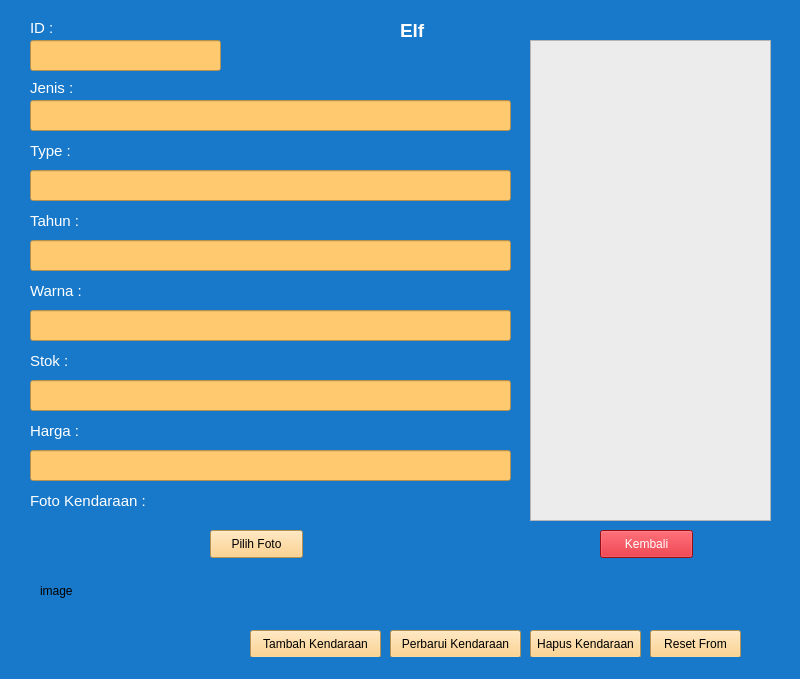
<?xml version="1.0" encoding="UTF-8"?>
<ui version="4.0">
 <class>MainWindow</class>
 <widget class="QMainWindow" name="MainWindow">
  <property name="geometry">
   <rect>
    <x>0</x>
    <y>0</y>
    <width>800</width>
    <height>679</height>
   </rect>
  </property>
  <property name="windowTitle">
   <string>MainWindow</string>
  </property>
  <property name="styleSheet">
   <string notr="true">background-color: rgb(0, 170, 255);
background-color: rgb(24, 121, 202);</string>
  </property>
  <widget class="QWidget" name="centralwidget">
   <widget class="QLabel" name="label_9">
    <property name="geometry">
     <rect>
      <x>30</x>
      <y>280</y>
      <width>121</width>
      <height>21</height>
     </rect>
    </property>
    <property name="font">
     <font>
      <pointsize>11</pointsize>
     </font>
    </property>
    <property name="styleSheet">
     <string notr="true">color: rgb(255, 255, 255);</string>
    </property>
    <property name="text">
     <string>Warna :</string>
    </property>
   </widget>
   <widget class="QLineEdit" name="lineEdit_stok">
    <property name="geometry">
     <rect>
      <x>30</x>
      <y>380</y>
      <width>481</width>
      <height>31</height>
     </rect>
    </property>
    <property name="styleSheet">
     <string notr="true">background-color: rgb(220, 220, 220);
background-color: rgb(255, 202, 111);</string>
    </property>
   </widget>
   <widget class="QLabel" name="label_8">
    <property name="geometry">
     <rect>
      <x>30</x>
      <y>210</y>
      <width>121</width>
      <height>21</height>
     </rect>
    </property>
    <property name="font">
     <font>
      <pointsize>11</pointsize>
     </font>
    </property>
    <property name="styleSheet">
     <string notr="true">color: rgb(255, 255, 255);</string>
    </property>
    <property name="text">
     <string>Tahun :</string>
    </property>
   </widget>
   <widget class="QLineEdit" name="lineEdit_id">
    <property name="geometry">
     <rect>
      <x>30</x>
      <y>40</y>
      <width>191</width>
      <height>31</height>
     </rect>
    </property>
    <property name="styleSheet">
     <string notr="true">background-color: rgb(255, 202, 111);</string>
    </property>
   </widget>
   <widget class="QLineEdit" name="lineEdit_tahun">
    <property name="geometry">
     <rect>
      <x>30</x>
      <y>240</y>
      <width>481</width>
      <height>31</height>
     </rect>
    </property>
    <property name="styleSheet">
     <string notr="true">background-color: rgb(220, 220, 220);
background-color: rgb(255, 202, 111);</string>
    </property>
   </widget>
   <widget class="QLabel" name="label_6">
    <property name="geometry">
     <rect>
      <x>30</x>
      <y>80</y>
      <width>111</width>
      <height>16</height>
     </rect>
    </property>
    <property name="font">
     <font>
      <pointsize>11</pointsize>
     </font>
    </property>
    <property name="styleSheet">
     <string notr="true">color: rgb(255, 255, 255);</string>
    </property>
    <property name="text">
     <string>Jenis :</string>
    </property>
   </widget>
   <widget class="QLineEdit" name="lineEdit_jenis">
    <property name="geometry">
     <rect>
      <x>30</x>
      <y>100</y>
      <width>481</width>
      <height>31</height>
     </rect>
    </property>
    <property name="styleSheet">
     <string notr="true">background-color: rgb(255, 202, 111);</string>
    </property>
   </widget>
   <widget class="QLabel" name="label_5">
    <property name="geometry">
     <rect>
      <x>30</x>
      <y>20</y>
      <width>41</width>
      <height>16</height>
     </rect>
    </property>
    <property name="font">
     <font>
      <pointsize>11</pointsize>
     </font>
    </property>
    <property name="styleSheet">
     <string notr="true">color: rgb(255, 255, 255);</string>
    </property>
    <property name="text">
     <string>ID :</string>
    </property>
   </widget>
   <widget class="QLabel" name="label_7">
    <property name="geometry">
     <rect>
      <x>30</x>
      <y>140</y>
      <width>111</width>
      <height>21</height>
     </rect>
    </property>
    <property name="font">
     <font>
      <pointsize>11</pointsize>
     </font>
    </property>
    <property name="styleSheet">
     <string notr="true">color: rgb(255, 255, 255);</string>
    </property>
    <property name="text">
     <string>Type :</string>
    </property>
   </widget>
   <widget class="QLabel" name="label_12">
    <property name="geometry">
     <rect>
      <x>30</x>
      <y>350</y>
      <width>121</width>
      <height>21</height>
     </rect>
    </property>
    <property name="font">
     <font>
      <pointsize>11</pointsize>
     </font>
    </property>
    <property name="styleSheet">
     <string notr="true">color: rgb(255, 255, 255);</string>
    </property>
    <property name="text">
     <string>Stok :</string>
    </property>
   </widget>
   <widget class="QLineEdit" name="lineEdit_warna">
    <property name="geometry">
     <rect>
      <x>30</x>
      <y>310</y>
      <width>481</width>
      <height>31</height>
     </rect>
    </property>
    <property name="styleSheet">
     <string notr="true">background-color: rgb(220, 220, 220);
background-color: rgb(255, 202, 111);</string>
    </property>
   </widget>
   <widget class="QLineEdit" name="lineEdit_type">
    <property name="geometry">
     <rect>
      <x>30</x>
      <y>170</y>
      <width>481</width>
      <height>31</height>
     </rect>
    </property>
    <property name="styleSheet">
     <string notr="true">background-color: rgb(220, 220, 220);
background-color: rgb(255, 202, 111);</string>
    </property>
   </widget>
   <widget class="QLabel" name="label_13">
    <property name="geometry">
     <rect>
      <x>30</x>
      <y>490</y>
      <width>141</width>
      <height>21</height>
     </rect>
    </property>
    <property name="font">
     <font>
      <pointsize>11</pointsize>
     </font>
    </property>
    <property name="styleSheet">
     <string notr="true">color: rgb(255, 255, 255);</string>
    </property>
    <property name="text">
     <string>Foto Kendaraan :</string>
    </property>
   </widget>
   <widget class="QPushButton" name="pushButton_pilihfoto">
    <property name="geometry">
     <rect>
      <x>210</x>
      <y>530</y>
      <width>93</width>
      <height>28</height>
     </rect>
    </property>
    <property name="styleSheet">
     <string notr="true">background-color: rgb(255, 202, 111);</string>
    </property>
    <property name="text">
     <string>Pilih Foto</string>
    </property>
   </widget>
   <widget class="QPushButton" name="pushButton_tambahkendaraan">
    <property name="geometry">
     <rect>
      <x>250</x>
      <y>630</y>
      <width>131</width>
      <height>28</height>
     </rect>
    </property>
    <property name="styleSheet">
     <string notr="true">background-color: rgb(255, 202, 111);</string>
    </property>
    <property name="text">
     <string>Tambah Kendaraan</string>
    </property>
   </widget>
   <widget class="QPushButton" name="pushButton_perbaruikendaraan">
    <property name="geometry">
     <rect>
      <x>390</x>
      <y>630</y>
      <width>131</width>
      <height>28</height>
     </rect>
    </property>
    <property name="styleSheet">
     <string notr="true">background-color: rgb(255, 202, 111);</string>
    </property>
    <property name="text">
     <string>Perbarui Kendaraan</string>
    </property>
   </widget>
   <widget class="QPushButton" name="pushButton_hapuskendaraan">
    <property name="geometry">
     <rect>
      <x>530</x>
      <y>630</y>
      <width>111</width>
      <height>28</height>
     </rect>
    </property>
    <property name="styleSheet">
     <string notr="true">background-color: rgb(255, 202, 111);</string>
    </property>
    <property name="text">
     <string>Hapus Kendaraan</string>
    </property>
   </widget>
   <widget class="QPushButton" name="pushButton_reset">
    <property name="geometry">
     <rect>
      <x>650</x>
      <y>630</y>
      <width>91</width>
      <height>28</height>
     </rect>
    </property>
    <property name="styleSheet">
     <string notr="true">background-color: rgb(255, 202, 111);</string>
    </property>
    <property name="text">
     <string>Reset From</string>
    </property>
   </widget>
   <widget class="QListView" name="listView">
    <property name="geometry">
     <rect>
      <x>530</x>
      <y>40</y>
      <width>241</width>
      <height>481</height>
     </rect>
    </property>
    <property name="styleSheet">
     <string notr="true">background-color: rgb(236, 236, 236);</string>
    </property>
   </widget>
   <widget class="QLabel" name="label_10">
    <property name="geometry">
     <rect>
      <x>400</x>
      <y>20</y>
      <width>41</width>
      <height>21</height>
     </rect>
    </property>
    <property name="font">
     <font>
      <pointsize>14</pointsize>
      <weight>75</weight>
      <bold>true</bold>
     </font>
    </property>
    <property name="styleSheet">
     <string notr="true">color: rgb(255, 255, 255);</string>
    </property>
    <property name="text">
     <string>Elf</string>
    </property>
   </widget>
   <widget class="QLabel" name="label">
    <property name="geometry">
     <rect>
      <x>40</x>
      <y>530</y>
      <width>141</width>
      <height>121</height>
     </rect>
    </property>
    <property name="text">
     <string>image</string>
    </property>
   </widget>
   <widget class="QLabel" name="label_14">
    <property name="geometry">
     <rect>
      <x>30</x>
      <y>420</y>
      <width>121</width>
      <height>21</height>
     </rect>
    </property>
    <property name="font">
     <font>
      <pointsize>11</pointsize>
     </font>
    </property>
    <property name="styleSheet">
     <string notr="true">color: rgb(255, 255, 255);</string>
    </property>
    <property name="text">
     <string>Harga :</string>
    </property>
   </widget>
   <widget class="QLineEdit" name="lineEdit_harga">
    <property name="geometry">
     <rect>
      <x>30</x>
      <y>450</y>
      <width>481</width>
      <height>31</height>
     </rect>
    </property>
    <property name="styleSheet">
     <string notr="true">background-color: rgb(220, 220, 220);
background-color: rgb(255, 202, 111);</string>
    </property>
   </widget>
   <widget class="QPushButton" name="pushButton_keluar">
    <property name="geometry">
     <rect>
      <x>600</x>
      <y>530</y>
      <width>93</width>
      <height>28</height>
     </rect>
    </property>
    <property name="styleSheet">
     <string notr="true">color: rgb(255, 255, 255);
background-color: rgb(212, 17, 30);</string>
    </property>
    <property name="text">
     <string>Kembali</string>
    </property>
   </widget>
  </widget>
  <widget class="QStatusBar" name="statusbar"/>
 </widget>
 <resources/>
 <connections/>
</ui>
